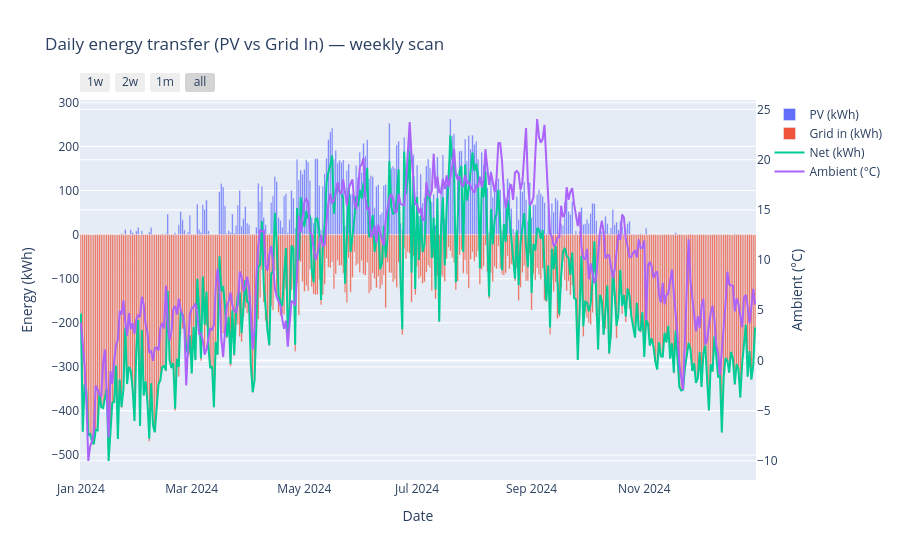

Notebook cell for this chart:
### Code cell
# Daily energy + weekly scan (uses existing systems, pd, go, TZ)
import plotly.graph_objects as go

# 1) Index → local-naive
t = pd.to_datetime(systems.index)
if getattr(t, "tz", None) is not None:
    t = t.tz_convert(TZ).tz_localize(None)
sys_ = systems.copy()
sys_.index = t

# 2) Column bindings (edit if different)
prod_col = "Produktion"          # PV production (assumed kWh per interval)
grid_in_col = "El kWh"           # Grid import (kWh per interval)
temp_col = "Utomhustemperatur"   # Ambient °C (optional)

# 3) Daily aggregates (kWh/day, °C/day)
prod_kwh_d     = sys_[prod_col].resample("D").sum().rename("PV (kWh)")
grid_in_kwh_d  = sys_[grid_in_col].resample("D").sum().rename("Grid in (kWh)")
temp_c_d       = (sys_[temp_col].resample("D").mean().rename("Ambient (°C)")
                  if temp_col in sys_.columns else None)
net_kwh_d      = (prod_kwh_d - grid_in_kwh_d).rename("Net (kWh)")  # proxy: export minus import (may differ from true feed-in)

# 4) Plot: bars (prod/import), net line, temp on y2; weekly range buttons
fig_weekly = go.Figure()
fig_weekly.add_bar(x=prod_kwh_d.index,    y=prod_kwh_d.values,    name=prod_kwh_d.name)
fig_weekly.add_bar(x=grid_in_kwh_d.index, y=-grid_in_kwh_d.values, name="Grid in (kWh)")  # negative to stack below zero
fig_weekly.add_scatter(x=net_kwh_d.index, y=net_kwh_d.values, name=net_kwh_d.name, mode="lines")
if temp_c_d is not None:
    fig_weekly.add_scatter(x=temp_c_d.index, y=temp_c_d.values, name=temp_c_d.name, mode="lines", yaxis="y2")

fig_weekly.update_layout(
    title="Daily energy transfer (PV vs Grid In) — weekly scan",
    barmode="relative", hovermode="x unified",
    xaxis=dict(
        title="Date",
        rangeselector=dict(buttons=[
            dict(count=7,  step="day",   label="1w", stepmode="backward"),
            dict(count=14, step="day",   label="2w", stepmode="backward"),
            dict(count=1,  step="month", label="1m", stepmode="backward"),
            dict(step="all")
        ]),
        rangeslider=dict(visible=False),
    ),
    yaxis=dict(title="Energy (kWh)"),
    yaxis2=(dict(title="Ambient (°C)", overlaying="y", side="right") if temp_c_d is not None else None),
)
fig_weekly.show()
#fig_weekly.write_html("plots/weekly_scan.html")

### Figure 1 — Plotly figure (JSON) as saved in the notebook; plotly's stock layout.template omitted (floating-point values rounded to 4 significant figures; data arrays with more than 128 entries replaced by an {"elided": "..."} marker saying what was removed)
{"data": [{"name": "PV (kWh)", "type": "bar", "x": {"elided": "366 str values"}, "y": {"elided": "366 float values"}}, {"name": "Grid in (kWh)", "type": "bar", "x": {"elided": "366 str values"}, "y": {"elided": "366 float values"}}, {"mode": "lines", "name": "Net (kWh)", "type": "scatter", "x": {"elided": "366 str values"}, "y": {"elided": "366 float values"}}, {"mode": "lines", "name": "Ambient (°C)", "type": "scatter", "x": {"elided": "366 str values"}, "y": {"elided": "366 float values"}, "yaxis": "y2"}], "layout": {"barmode": "relative", "hovermode": "x unified", "title": {"text": "Daily energy transfer (PV vs Grid In) — weekly scan"}, "xaxis": {"rangeselector": {"buttons": [{"count": 7, "label": "1w", "step": "day", "stepmode": "backward"}, {"count": 14, "label": "2w", "step": "day", "stepmode": "backward"}, {"count": 1, "label": "1m", "step": "month", "stepmode": "backward"}, {"step": "all"}]}, "rangeslider": {"visible": false}, "title": {"text": "Date"}}, "yaxis": {"title": {"text": "Energy (kWh)"}}, "yaxis2": {"overlaying": "y", "side": "right", "title": {"text": "Ambient (°C)"}}}}
